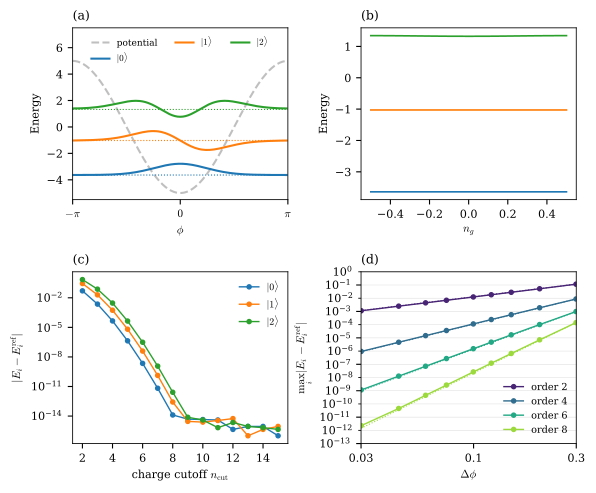

The script that saved this image:
"""Transmon numerics figure for chapter 0.

Runs ../../code-snippets/chapter_0.py (the source of the chapter's code listings) and plots the
results; writes transmon_convergence.pdf next to this file.
"""
import os
import runpy
import numpy as np
from _convergence_plot import *

here = os.path.dirname(os.path.abspath(__file__))
ns = runpy.run_path(os.path.join(here, "..", "..", "code-snippets", "chapter_0.py"))
EJ, EC = 5, 0.2  # parameters used in the transmon listings

fig, (ax_wf, ax_disp, ax_basis, ax_grid) = new_figure()

# (a) Wavefunctions on the periodic phase grid at n_g = 0.
phi_vals, evals, evecs = ns["transmon_phase_fd"](160, EJ, EC, 0, 8)
dphi = phi_vals[1] - phi_vals[0]
wavefunction_panel(ax_wf, phi_vals, -EJ*np.cos(phi_vals), evals,
                   [evecs[:, i]/np.sqrt(dphi) for i in range(3)], r"$\phi$", ylim=(-5.5, 7.5))
ax_wf.set_xlim(-np.pi, np.pi)
ax_wf.set_xticks([-np.pi, 0, np.pi])
ax_wf.set_xticklabels([r"$-\pi$", r"$0$", r"$\pi$"])

# (b) Lowest four levels vs. offset charge (charge basis).
dispersion_panel(ax_disp, ns["ng_vals"], ns["levels"], r"$n_g$")

# (c) Charge basis convergence.
charge_err = ns["charge_err"]
basis_panel(ax_basis, np.array(list(charge_err)), np.array(list(charge_err.values())), r"charge cutoff $n_{\rm cut}$")

# (d) Periodic phase grid convergence for different stencil orders.
grid_panel(ax_grid, ns["grid_err_tr"])

out = os.path.join(here, "transmon_convergence.pdf")
fig.savefig(out, bbox_inches="tight")
print("wrote", out)
